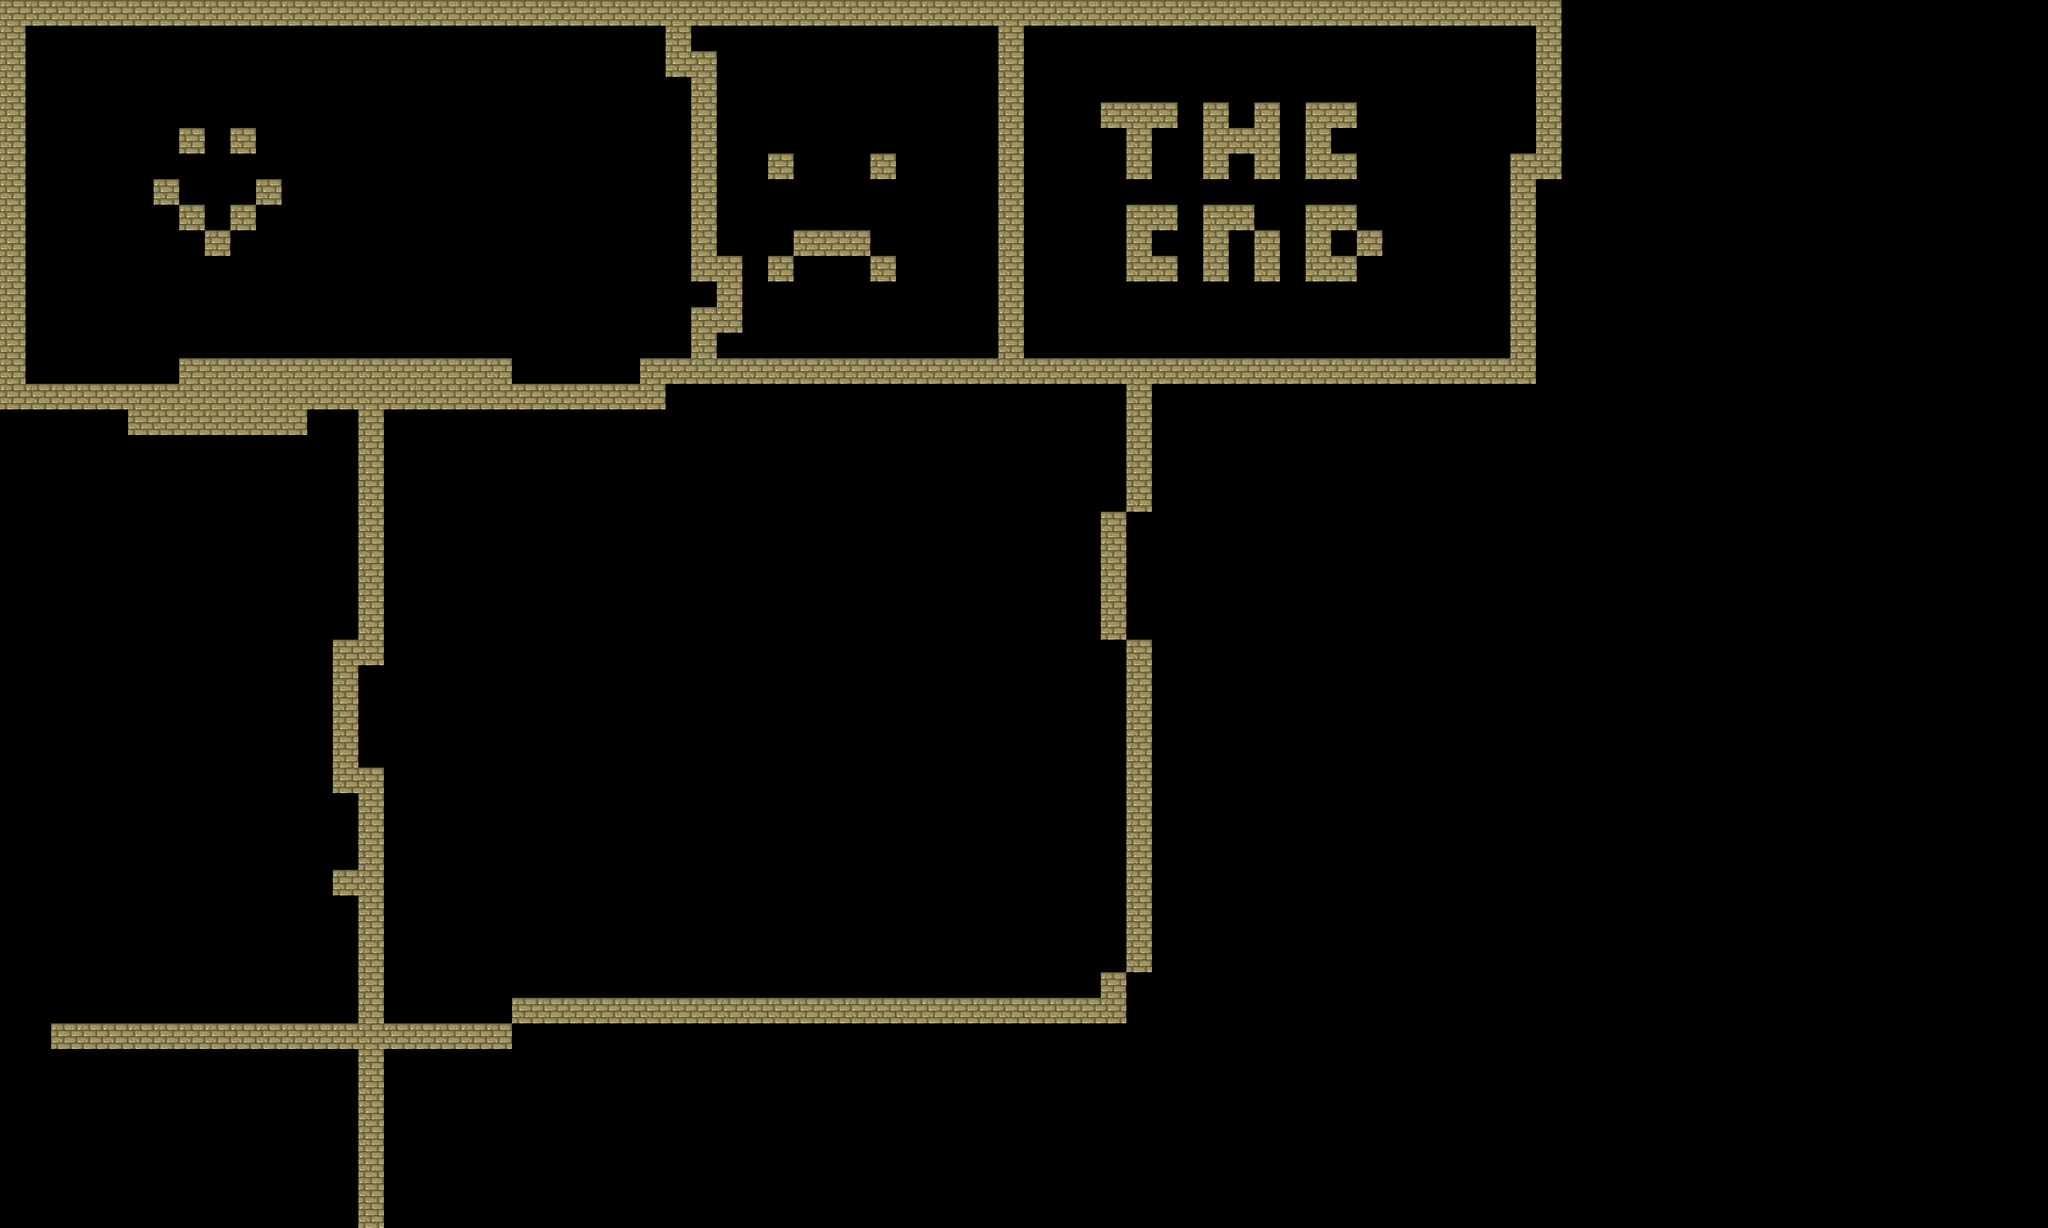

A 2D game scene composited from a Tiled map and its tileset images. What follows is a short description and the map's XML, with each tile layer's data collapsed to a summary:
An orthogonal 80x48 tile map with 32x32 px tiles, 1 tile layer (Background), 2 tilesets.

<map version="1.0" orientation="orthogonal" width="80" height="48" tilewidth="32" tileheight="32">
 <tileset firstgid="1" name="main" tilewidth="32" tileheight="32" spacing="1" margin="1">
  <image source="Tiled/examples/sewer_tileset.png" width="192" height="217" />
 </tileset>
 <tileset firstgid="31" name="sub" tilewidth="32" tileheight="32" spacing="1" margin="1">
  <image source="Tiled/examples/tmw_desert_spacing.png" width="265" height="199" />
 </tileset>
 <layer name="Background" width="80" height="48">
  <data>[3840 cells, 347 non-empty, 1 distinct tile ids]</data>
 </layer>
</map>
